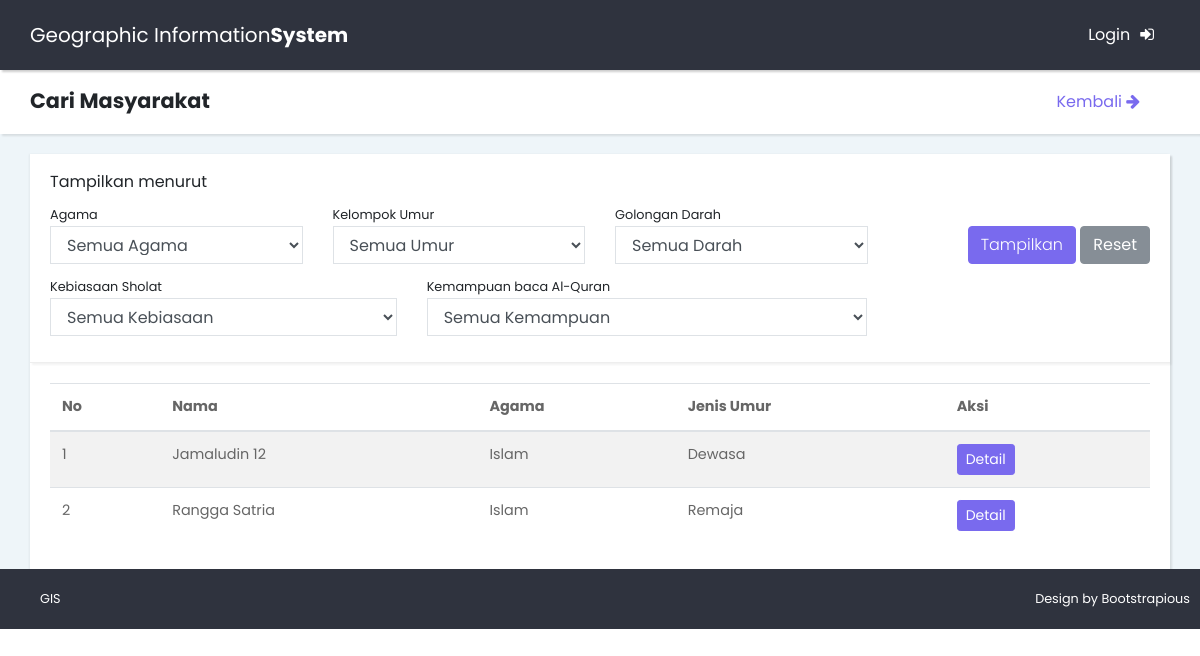
Page /user/search.php on the earlier database version.
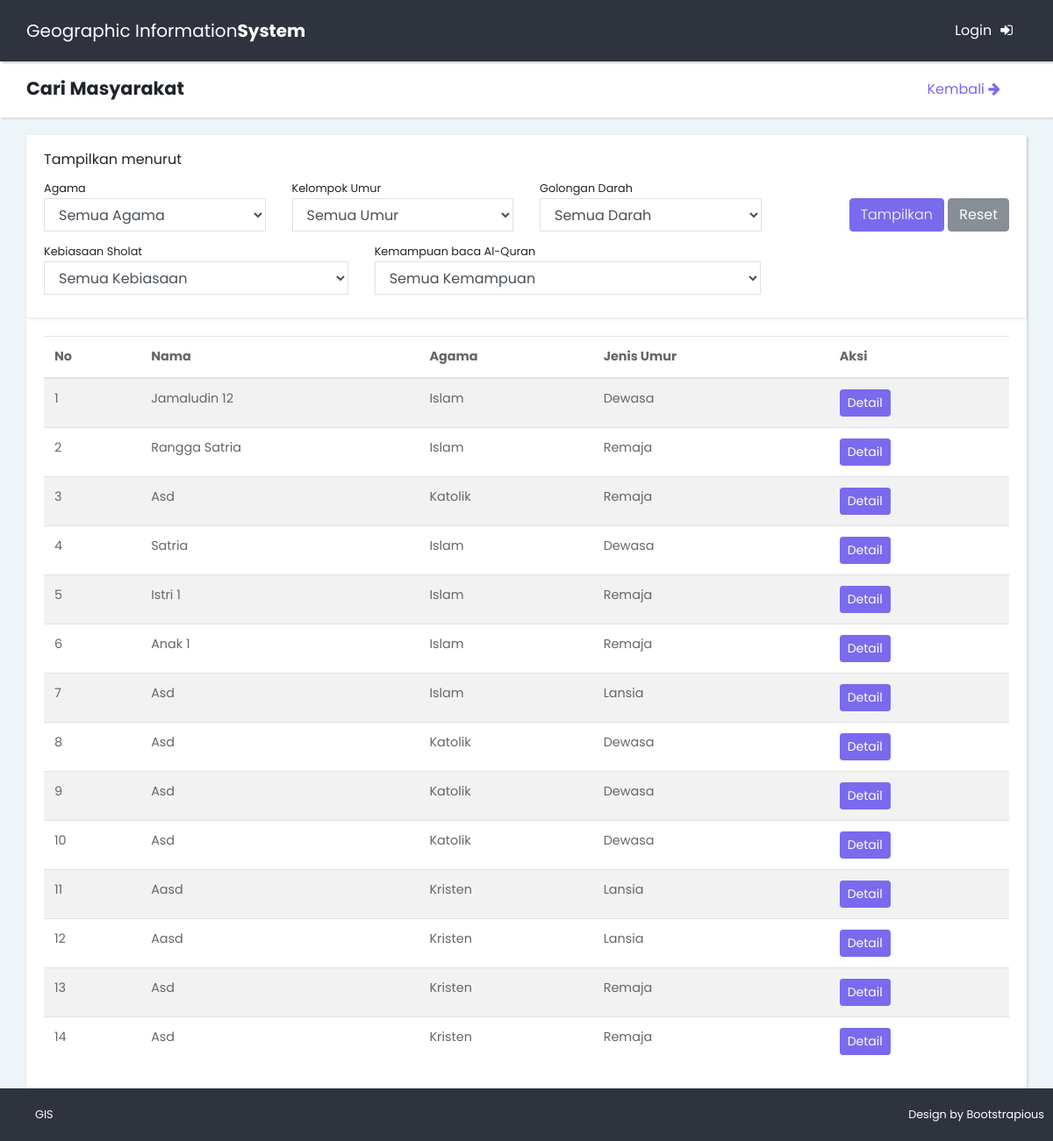
Same page on the later database version.
### tables this page shows
CREATE TABLE `family` (
  `family_id` int(10) NOT NULL,
  `place_id` int(10) NOT NULL,
  `family_name` varchar(50) NOT NULL,
  `family_status` int(1) NOT NULL COMMENT '0=kepala keluarga, 1=istri, 2=anak, 3=pembantu',
  `family_status_number` int(2) NOT NULL DEFAULT '0',
  `family_kawin` int(1) NOT NULL DEFAULT '0',
  `family_religion` int(1) NOT NULL COMMENT '1=islam, 2=kristen, 3=katolik, 4=budha, 5=hindu 6=lainnya',
  `family_age` int(3) NOT NULL COMMENT '1=balita 2= anak-anak 3=remaja 4=dewasa 5=lansia',
  `family_gender` int(1) NOT NULL,
  `family_born_place` varchar(10) NOT NULL,
  `family_born_date` date NOT NULL,
  `family_die_date` date DEFAULT '0000-00-00',
  `family_education` int(1) NOT NULL COMMENT '0= Tidak sekolah 1 = SD/MI 2 = SMP/MTS 3 = SMA/MA 4 = SMK 5 = Diploma(D3) 6 = Sarjana(S1) 7 = Magister (S2) 8 = Doktor (S3)',
  `family_salary` int(10) DEFAULT '0',
  `family_blood` varchar(2) NOT NULL,
  `family_donor` int(1) NOT NULL DEFAULT '0'
);

### includes/connect.php (called while the page is built, shortened)
<?php
class Connect extends DbConfig{
  function connect() {
    $this->link = mysqli_connect(DbConfig::$dbHost,DbConfig::$dbUser,DbConfig::$dbPass,DbConfig::$dbName);
  }
}
?>

### includes/db-helper.php (called while the page is built, shortened)
<?php
class DBHelper{
  private $link;
  function __construct() {
    require_once('connect.php');
    $conn = new Connect();
    $this->link = $conn->link;
  }
  function getFilterFamily($array){
    $religion = $array['religion'];
    $age      = $array['age'];
    $blood    = $array['blood'];
    $sholat   = $array['sholat'];
    $mengaji  = $array['mengaji'];
    $case ='';
    if(empty($age) && empty($religion) && empty($blood) && empty($sholat) && empty($mengaji)){
      if ($result = $this->link->query("SELECT * FROM family")) {
        return $result;
      }else {
        return false;
      }
    }
    else {
      if ($result = $this->link->query("SELECT * FROM family AS f LEFT JOIN keimanan AS k ON f.family_id = k.family_id WHERE $case")) {
        return $result;
      }else {
        return  false;
      }
    }
  }
}
?>

### user/search.php (the view, shortened to what this page needs)
<?php
require_once('../includes/db-helper.php');
if(isset($_SESSION[RequestKey::$USER_LEVEL])) {
  if ($_SESSION[RequestKey::$USER_LEVEL] == 0) {
    header('Location: ../admin/.');
  }else{
    header('Location: ../takmir/.');
  }
}
else {
  $db = new DBHelper();
  if (isset($_GET['filter'])) {
    $age        = $db->escapeInput($_GET['age']);
    $religion   = $db->escapeInput($_GET['religion']);
    $blood      = $db->escapeInput($_GET['blood']);
    $sholat     = $db->escapeInput($_GET['sholat']);
    $mengaji    = $db->escapeInput($_GET['mengaji']);
    $array              = array();
    $array['age']       = $db->escapeInput($_GET['age']);
    $array['religion']  = $db->escapeInput($_GET['religion']);
    $array['blood']     = $db->escapeInput($_GET['blood']);
    $array['sholat']    = $db->escapeInput($_GET['sholat']);
    $array['mengaji']   = $db->escapeInput($_GET['mengaji']);
    $familys            = $db->getFilterFamily($array);
    if ($familys == false) {
      $message = "Tidak ditemukan";
    }
  }
  else{
    $array              = array();
    $array['age']       = '';
    $array['religion']  = '';
    $array['blood']     = '';
    $array['sholat']    = '';
    $array['mengaji']   = '';
    $familys    = $db->getFilterFamily($array);
  }
}
?>
<!DOCTYPE html>
<html>
<head>
  <?php include('head.php'); ?>
</head>
<body>
  <div class="page">
    <?php include('main-navbar.php'); ?>
    <div class="row">
      <div class="col-lg-12">
        <header class="page-header">
          <div class="container-fluid col-12 row">
            <h2 class="no-margin-bottom col-8">Cari Masyarakat</h2>
            <a href="../." class="text-right col-4"><h7 > Kembali <span class="fa fa-arrow-right"></span></h7></a>
          </div>
        </header>
        <section style="padding:20px 0px" class="dashboard-header">
          <div class="container-fluid">
            <div class="row">
              <div class="col-md-12">
                <div class="card">
                  <div class="card-header">
                    <form class="form-horisontal" action="index.php" method="get">
                      <label>Tampilkan menurut</label>
                      <div class="row">
                        <div class="col-3 no-margin">
                          <small>Agama</small>
                        </div>
                        <div class="col-3 no-margin">
                          <small>Kelompok Umur</small>
                        </div>
                        <div class="col-3 no-margin">
                          <small>Golongan Darah</small>
                        </div>
                      </div>
                      <div class="row">
                        <div class="form-group col-3 no-margin">
                          <select class="form-control" name="religion">
                            <option value="">Semua Agama</option>
                          </select>
                        </div>
                        <div class="from-groip col-3 no-margin">
                          <select class="form-control" name="age">
                            <option value="">Semua Umur</option>
                          </select>
                        </div>
                        <div class="from-groip col-3 no-margin">
                          <select class="form-control" name="blood">
                            <option value="">Semua Darah</option>
                          </select>
                        </div>
                        <div style="text-align:right" class="col-3 no-margin">
                          <input class="btn btn-primary"type="submit" name="filter" value="Tampilkan">
                          <a class="btn btn-secondary" href=".">Reset</a>
                        </div>
                      </div>
                      <div class="row">
                        <div class="col-4 no-margin">
                          <small>Kebiasaan Sholat</small>
                        </div>
                        <div class="col-5 no-margin">
                          <small>Kemampuan baca Al-Quran</small>
                        </div>
                      </div>
                      <div class="row">
                        <div class="form-group col-4 no-margin">
                          <select class="form-control" name="sholat">
                            <option value="">Semua Kebiasaan</option>
                          </select>
                        </div>
                        <div class="from-groip col-5 no-margin">
                          <select class="form-control" name="mengaji">
                            <option value="">Semua Kemampuan </option>
                          </select>
                        </div>
                      </div>
                    </form>
                  </div>
                  <div class="card-body">
                    <div class="table-responsive">
                      <table class="table table-striped ">
                        <thead>
                          <tr>
                            <th>No</th>
                            <th>Nama</th>
                            <th>Agama</th>
                            <th>Jenis Umur</th>
                            <th>Aksi</th>
                          </tr>
                        </thead>
                        <tbody>
                          <?php
                          if ($familys == false) {
                            echo "<tr>";
                            echo "<th colspan='5' style='text-align:center'>";
                            echo "<h2>Data tidak ditemukan</h2>";
                            echo "</th>";
                            echo "</tr>";
                          }
                          else{
                            $i=1;
                            while ($family = $familys->fetch_object()) {
                              ?>
                              <tr>
                                <td>
                                  <?= $i; ?>
                                </td>
                                <td>
                                  <?= ucwords($family->family_name); ?>
                                </td>
                                <td>
                                  <?php
                                  if ($family->family_religion == 1) {
                                    echo "Islam";
                                  }elseif ($family->family_religion == 2) {
                                    echo "Kristen";
                                  }elseif ($family->family_religion == 3) {
                                    echo "Katolik";
                                  }elseif ($family->family_religion == 4) {
                                    echo "Budha";
                                  }elseif ($family->family_religion == 5) {
                                    echo "Hindu";
                                  }else {
                                    echo "Ateis";
                                  }
                                  ?>
                                </td>
                                <td>
                                  <?php
                                  if ($family->family_age == 1) {
                                    echo "Balita";
                                  }elseif ($family->family_age == 2) {
                                    echo "Anak-anak";
                                  }elseif ($family->family_age == 3) {
                                    echo "Remaja";
                                  }elseif ($family->family_age == 4) {
                                    echo "Dewasa";
                                  }elseif ($family->family_age == 5) {
                                    echo "Lansia";
                                  }else {
                                    echo "Lainnya";
                                  }
                                  ?>
                                </td>
                                <td>
                                  <a  class="btn btn-primary btn-sm" href="detail_orang.php?<?=RequestKey::$FAMILY_ID?>=<?=$family->family_id?>">Detail</a>
                                </td>
                              </tr>
                              <?php
                              $i += 1;
                            }
                          }
                          ?>
                        </tbody>
                      </table>
                    </div>
                  </div>
                </div>
              </div>
            </div>
          </div>
        </section>
        <?php include('page-footer.php'); ?>
      </div>
    </div>
  </div>
</body>
</html>

### user/head.php (shortened to what this page needs)
<link rel="stylesheet" href="../vendor/bootstrap/css/bootstrap.min.css">
<link rel="stylesheet" href="../vendor/font-awesome/css/font-awesome.min.css">
<link rel="stylesheet" href="../css/fontastic.css">
<link rel="stylesheet" href="../css/style.default.css" id="theme-stylesheet">
<link rel="stylesheet" href="../css/sweetalert2.min.css" id="theme-stylesheet">

### user/main-navbar.php (shortened to what this page needs)
<header class="header">
  <nav class="navbar">
    <div class="container-fluid">
      <div class="navbar-holder d-flex align-items-center justify-content-between">
        <div class="navbar-header">
          <a href="../." class="navbar-brand">
          <div class="brand-text brand-big"><span>Geographic Information </span><strong>System</strong></div>
          <div class="brand-text brand-small"><strong>GIS</strong></div></a>
        </div>
        <ul class="nav-menu list-unstyled d-flex flex-md-row align-items-md-center">
          <li class="nav-item"><a href="../login.php" class="nav-link logout">Login<i class="fa fa-sign-in"></i></a></li>
        </ul>
      </div>
    </div>
  </nav>
</header>

### user/page-footer.php
<footer class="main-footer">
    <div class="container-fluid">
        <div class="row">
        <div class="col-sm-6">
            <p>GIS</p>
        </div>
        <div class="col-sm-6 text-right">
            <p>Design by <a href="https://bootstrapious.com/admin-templates" class="external">Bootstrapious</a></p>
        </div>
        </div>
    </div>
</footer>

### css/style.default.css (style rules this page uses)
body { overflow-x: hidden; }
a, i, span { display: inline-block; text-decoration: none; -webkit-transition: all 0.3s; transition: all 0.3s; }
section { padding: 50px 0; }
.container-fluid { padding: 0 30px; }
header.page-header { padding: 20px 0; }
table { font-size: 0.9em; color: #666; }
.page-header { background: #fff; padding: 20px; -webkit-box-shadow: 2px 2px 2px rgba(0, 0, 0, 0.1); box-shadow: 2px 2px 2px rgba(0, 0, 0, 0.1); position: relative; z-index: 8; }
button, input { outline: none !important; }
.card { margin-bottom: 30px; -webkit-box-shadow: 2px 2px 2px rgba(0, 0, 0, 0.1), -1px 0 2px rgba(0, 0, 0, 0.05); box-shadow: 2px 2px 2px rgba(0, 0, 0, 0.1), -1px 0 2px rgba(0, 0, 0, 0.05); }
.card-header { -webkit-box-shadow: 2px 2px 2px rgba(0, 0, 0, 0.05); box-shadow: 2px 2px 2px rgba(0, 0, 0, 0.05); }
.page { background: #EEF5F9; }
.no-margin { margin: 0 !important; }
.no-margin-bottom { margin-bottom: 0 !important; }
.page { overflow-x: hidden; }
nav.navbar { background: #2f333e; padding-top: 15px; padding-bottom: 15px; color: #fff; position: relative; border-radius: 0; -webkit-box-shadow: 2px 2px 2px rgba(0, 0, 0, 0.2); box-shadow: 2px 2px 2px rgba(0, 0, 0, 0.2); z-index: 10; padding-left: 0; padding-right: 0; }
nav.navbar .navbar-holder { width: 100%; }
nav.navbar .brand-big { display: block; }
nav.navbar a { color: inherit; }
nav.navbar .container-fluid { width: 100%; }
nav.navbar .nav-link { position: relative; }
nav.navbar .nav-link.logout i { margin-left: 10px; }
nav.navbar .nav-menu { margin-bottom: 0; }
footer.main-footer { position: absolute; bottom: 0; width: 100%; background: #2f333e; color: #fff; padding: 20px 10px; }
footer.main-footer a { color: inherit; }
footer.main-footer p { margin: 0; font-size: 0.8em; }
.form-control { border: 1px solid #dee2e6; border-radius: 0; padding: 0.375rem 0.75rem; }
button, input[type='submit'] { cursor: pointer; font-family: inherit; font-weight: 300 !important; }
select { margin-bottom: 10px; }
select option { color: #999; }
.navbar { padding: 0.5rem 1rem; }
.navbar-brand { display: inline-block; padding-top: 0.3125rem; padding-bottom: 0.3125rem; margin-right: 1rem; font-size: 1.25rem; }
.btn { font-weight: 400; border: 1px solid transparent; padding: 0.375rem 0.75rem; font-size: 1rem; line-height: 1.5; border-radius: 0.25rem; -webkit-transition: background-color 0.15s ease-in-out, border-color 0.15s ease-in-out, -webkit-box-shadow 0.15s ease-in-out; transition: background-color 0.15s ease-in-out, border-color 0.15s ease-in-out, -webkit-box-shadow 0.15s ease-in-out; transition: background-color 0.15s ease-in-out, border-color 0.15s ease-in-out, box-shadow 0.15s ease-in-out; transition: background-color 0.15s ease-in-out, border-color 0.15s ease-in-out, box-shadow 0.15s ease-in-out, -webkit-box-shadow 0.15s ease-in-out; }
.btn-primary { color: color-yiq(#796AEE); background-color: #796AEE; border-color: #796AEE; }
.btn-secondary { color: color-yiq(#868e96); background-color: #868e96; border-color: #868e96; }
.btn-sm { padding: 0.25rem 0.5rem; font-size: 0.875rem; line-height: 1.5; border-radius: 0.2rem; }
body { font-family: "Poppins", sans-serif; font-size: 1rem; font-weight: 400; line-height: 1.5; color: #212529; background-color: #fff; }
a { color: #796AEE; text-decoration: none; }
h1, h2, h3, h4, h5, h6, .h1, .h2, .h3, .h4, .h5, .h6 { margin-bottom: 0.5rem; font-family: inherit; font-weight: 700; line-height: 1.1; color: inherit; }
h2, .h2 { font-size: 1.3rem; }
small, .small { font-size: 80%; font-weight: 400; }
.nav-link { padding: 0.5rem 1rem; }
.card { background-color: #fff; border: 0 solid #eee; border-radius: 0; }
.card-body { padding: 1.25rem; }
.card-header { padding: 1rem 1.25rem; background-color: #fff; border-bottom: 1px solid #eee; }
.card-header:first-child { border-radius: 0 0 0 0; }

Differences in the rows shown:
added family: family_name "Asd", family_religion "Katolik", family_age "Remaja"
added family: family_name "Satria", family_religion "Islam", family_age "Dewasa"
added family: family_name "Istri 1", family_religion "Islam", family_age "Remaja"
added family: family_name "Anak 1", family_religion "Islam", family_age "Remaja"
added family: family_name "Asd", family_religion "Islam", family_age "Lansia"
added family: family_name "Asd", family_religion "Katolik", family_age "Dewasa"
added family: family_name "Asd", family_religion "Katolik", family_age "Dewasa"
added family: family_name "Asd", family_religion "Katolik", family_age "Dewasa"
added family: family_name "Aasd", family_religion "Kristen", family_age "Lansia"
added family: family_name "Aasd", family_religion "Kristen", family_age "Lansia"
added family: family_name "Asd", family_religion "Kristen", family_age "Remaja"
added family: family_name "Asd", family_religion "Kristen", family_age "Remaja"
